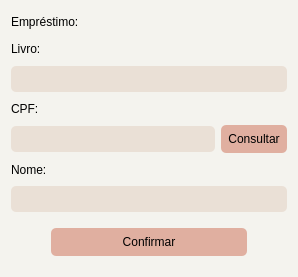
<?xml version="1.0" encoding="UTF-8"?>
<ui version="4.0">
 <class>Dialog</class>
 <widget class="QDialog" name="Dialog">
  <property name="geometry">
   <rect>
    <x>0</x>
    <y>0</y>
    <width>298</width>
    <height>277</height>
   </rect>
  </property>
  <property name="windowTitle">
   <string>Dialog</string>
  </property>
  <property name="windowIcon">
   <iconset resource="resources.qrc">
    <normaloff>:/icon/pilha.png</normaloff>:/icon/pilha.png</iconset>
  </property>
  <property name="styleSheet">
   <string notr="true">background-color: rgb(244, 243, 238);</string>
  </property>
  <layout class="QHBoxLayout" name="horizontalLayout_2">
   <item>
    <layout class="QVBoxLayout" name="verticalLayout">
     <item>
      <widget class="QLabel" name="lbl_emprestimo_livro">
       <property name="styleSheet">
        <string notr="true">font: 16pt &quot;Calibri&quot;;</string>
       </property>
       <property name="text">
        <string>Empréstimo:</string>
       </property>
      </widget>
     </item>
     <item>
      <widget class="QLabel" name="lbl_livro_emprestimo">
       <property name="styleSheet">
        <string notr="true">font: 12pt &quot;Calibri&quot;;</string>
       </property>
       <property name="text">
        <string>Livro:</string>
       </property>
      </widget>
     </item>
     <item>
      <widget class="QLineEdit" name="txt_livro_emprestimo">
       <property name="styleSheet">
        <string notr="true">padding: 5px;
border-radius: 5px;
background-color: #EAE0D6;</string>
       </property>
       <property name="readOnly">
        <bool>true</bool>
       </property>
      </widget>
     </item>
     <item>
      <widget class="QLabel" name="lbl_cpf_emprestimo">
       <property name="styleSheet">
        <string notr="true">font: 12pt &quot;Calibri&quot;;</string>
       </property>
       <property name="text">
        <string>CPF:</string>
       </property>
      </widget>
     </item>
     <item>
      <layout class="QHBoxLayout" name="horizontalLayout">
       <item>
        <widget class="QLineEdit" name="txt_cpf_emprestimo">
         <property name="styleSheet">
          <string notr="true">padding: 5px;
border-radius: 5px;
background-color: #EAE0D6;</string>
         </property>
        </widget>
       </item>
       <item>
        <widget class="QPushButton" name="btn_consultar_emprestimo">
         <property name="styleSheet">
          <string notr="true">QPushButton {
background-color: #e0afa0;
font: 10pt &quot;Calibri&quot;;
border: none;
border-radius: 5px;
padding: 7px;
}

QPushButton:hover {
background-color:  #ca9e90;
}</string>
         </property>
         <property name="text">
          <string>Consultar</string>
         </property>
        </widget>
       </item>
      </layout>
     </item>
     <item>
      <widget class="QLabel" name="lbl_nome_emprestimo">
       <property name="styleSheet">
        <string notr="true">font: 12pt &quot;Calibri&quot;;</string>
       </property>
       <property name="text">
        <string>Nome:</string>
       </property>
      </widget>
     </item>
     <item>
      <widget class="QLineEdit" name="txt_nome_emprestimo">
       <property name="styleSheet">
        <string notr="true">padding: 5px;
border-radius: 5px;
background-color: #EAE0D6;</string>
       </property>
       <property name="readOnly">
        <bool>true</bool>
       </property>
      </widget>
     </item>
     <item>
      <widget class="QPushButton" name="btn_confirmar_emprestimo">
       <property name="styleSheet">
        <string notr="true">QPushButton {
background-color: #e0afa0;
font: 10pt &quot;Calibri&quot;;
border: none;
border-radius: 5px;
padding: 7px;
margin:10px 40px;
}

QPushButton:hover {
background-color:  #ca9e90;
}</string>
       </property>
       <property name="text">
        <string>Confirmar</string>
       </property>
      </widget>
     </item>
    </layout>
   </item>
  </layout>
 </widget>
 <resources>
  <include location="resources.qrc"/>
 </resources>
 <connections/>
</ui>
